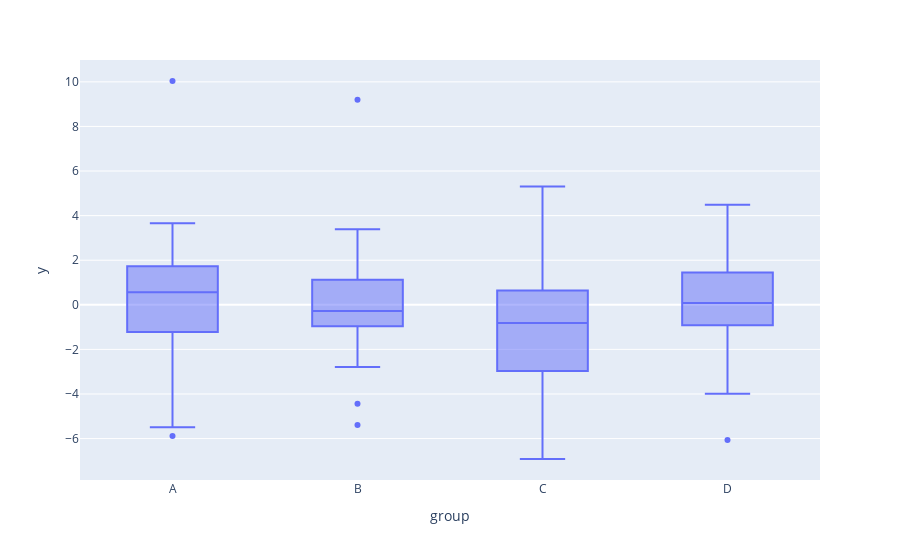

Notebook code for this chart:
### Markdown cell above
# Plots
## Boxplots

### Code cell
# boxplots of y by group
plotly.express.box(data1, x = "group", y = "y")

### Figure 1 — Plotly figure (JSON) as saved in the notebook; plotly's stock layout.template omitted (floating-point values rounded to 4 significant figures)
{"data": [{"alignmentgroup": "True", "hoverlabel": {"namelength": 0}, "hovertemplate": "group=%{x}<br>y=%{y}", "legendgroup": "", "marker": {"color": "#636efa"}, "name": "", "notched": false, "offsetgroup": "", "orientation": "v", "showlegend": false, "type": "box", "x": ["A", "A", "A", "A", "A", "A", "A", "A", "A", "A", "A", "A", "A", "A", "A", "A", "A", "A", "A", "A", "A", "A", "A", "A", "A", "B", "B", "B", "B", "B", "B", "B", "B", "B", "B", "B", "B", "B", "B", "B", "B", "B", "B", "B", "B", "B", "B", "B", "B", "B", "C", "C", "C", "C", "C", "C", "C", "C", "C", "C", "C", "C", "C", "C", "C", "C", "C", "C", "C", "C", "C", "C", "C", "C", "C", "D", "D", "D", "D", "D", "D", "D", "D", "D", "D", "D", "D", "D", "D", "D", "D", "D", "D", "D", "D", "D", "D", "D", "D", "D"], "x0": " ", "xaxis": "x", "y": [3.624, -0.2671, -0.6208, -0.1578, 1.836, -5.889, -1.202, -2.78, 0.7887, 2.492, 1.659, 1.225, 1.694, 0.5679, 10.04, -3.111, 0.6585, -1.946, -1.264, 1.959, -5.492, 1.399, -0.9341, 3.658, 0.2309, -0.9378, -0.2754, 0.8944, -0.885, -5.388, -0.9224, -0.363, 0.4061, 1.673, 0.6486, -0.2153, -1.046, 0.4255, -0.4141, -2.455, 1.349, 1.055, -2.791, 3.078, 9.194, -4.439, 3.389, -1.392, -0.7964, 2.675, 2.606, -4.232, 0.523, -6.916, -2.35, 1.328, -4.873, -2.424, -0.8115, -3.774, 0.9954, -2.188, -0.5362, -2.97, -0.1951, 5.304, 1.185, -2.211, -1.876, -0.4917, 1.971, -4.187, -0.5252, -2.962, -0.3019, 1.742, -0.3835, -0.7218, 0.0796, -2.621, -0.9186, 0.4856, 0.6388, 1.63, -0.7124, -3.989, 3.061, -0.925, 1.394, 2.205, 1.107, -2.381, 4.488, -6.068, 3.061, -0.3702, 1.003, -1.567, 0.6622, 0.01683], "y0": " ", "yaxis": "y"}], "layout": {"boxmode": "group", "legend": {"tracegroupgap": 0}, "margin": {"t": 60}, "xaxis": {"anchor": "y", "domain": [0, 1], "title": {"text": "group"}}, "yaxis": {"anchor": "x", "domain": [0, 1], "title": {"text": "y"}}}}
